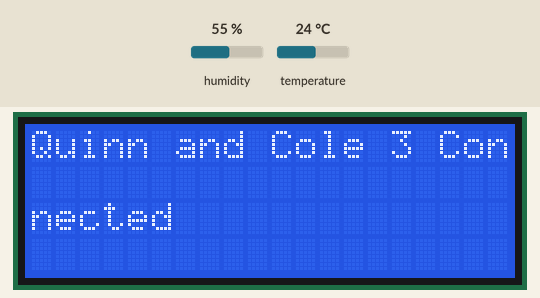
This sketch was run on a simulated ESP32. On the bench: 20×4 character LCD. The inputs (shaded band) are chosen by the test bench; at power-on: humidity 55 %, temperature 24 °C. WiFi joins after 1.5 s; servers stay silent unless stated; the local clock reads 2024-03-15 10:24:30 at power-on unless the sketch sets it; what the sketch prints to the serial monitor is not drawn.

Above: at 1.6 s.
7.9 s: humidity set to 22 %
At 17.5 s:
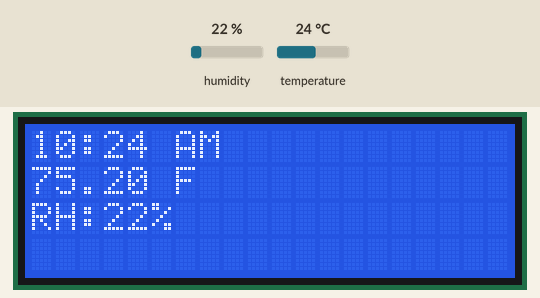
22.9 s: temperature set to 12 °C
At 28.0 s:
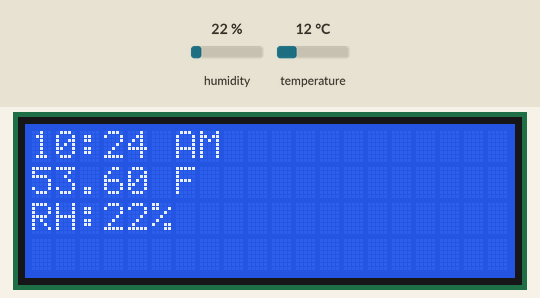
37.9 s: humidity set to 40 %
At 47.8 s:
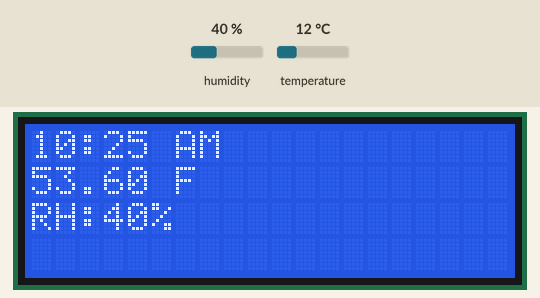
52.9 s: temperature set to 19 °C
At 58.3 s:
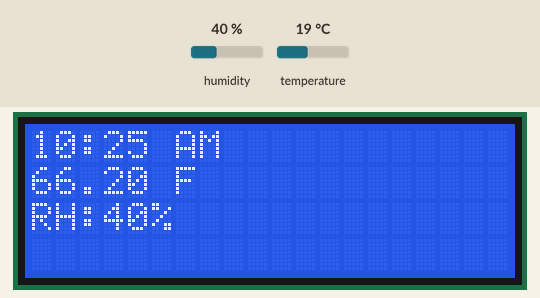
Timing chart, 0 to 59.8 s (numbered marks = the images above; inputs shaded):
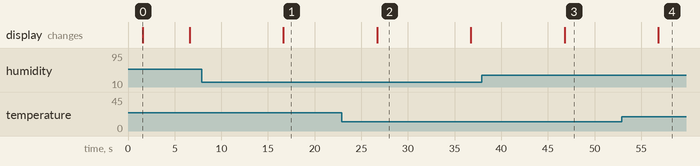

Measured:
- after the input at 7.9 s, the display: changes after 8.8 s (image 1)
- after the input at 22.9 s, the display: changes after 3.8 s (image 2)
- after the input at 37.9 s, the display: changes after 8.9 s (image 3)
- after the input at 52.9 s, the display: changes after 3.9 s (image 4)
- what the display in image 0 shows lasts 5.0 s, from 1.6 s to 6.6 s
- what the display in image 2 shows lasts 10.1 s, from 26.7 s to 36.8 s

The sketch:

LCD_tempF.ino
```cpp
/*Use NodeMCU-32S in adafruit's ESP32
if not available, add the following to File/Preferences/Additional Boards Manaager
https://raw.githubusercontent.com/espressif/arduino-esp32/gh-pages/package_esp32_index.json
*/
#include <LiquidCrystal_I2C.h>
#include "DHT.h"
#include <WiFi.h>
#include "time.h"
#include <WiFiUdp.h>

#define DHTPIN 23     // Digital pin connected to the DHT sensor
#define DHTTYPE DHT11   // DHT 11
// set the LCD number of columns and rows
int lcdColumns = 20;
int lcdRows = 4;

// set LCD address, number of columns and rows
// if you don't know your display address, run an I2C scanner sketch
LiquidCrystal_I2C lcd(0x27, lcdColumns, lcdRows);
DHT dht(DHTPIN, DHTTYPE);
//const char* ssid     = "Quinn and Cole";
const char* ssid     = "Quinn and Cole 3";
const char* password = "ClevelandRocks";

const char* ntpServer = "pool.ntp.org";
const long  gmtOffset_sec = -28800;
int   daylightOffset_sec = 3600;//3600;
const char* streamId   = "tempdata.txt";
char  replyPacket[] = "success!";

WiFiUDP Udp;
unsigned int localPort = 1026;
unsigned int localUDPPort = 1026;
int counter = 0;

void setup() {
  Serial.begin(9600);
  Serial.println(F("Thermostat"));
  dht.begin();
  // initialize LCD
  lcd.init();
  // turn on LCD backlight
  lcd.backlight();
  Serial.print("Connecting to ");
  lcd.setCursor(0, 0);
  lcd.print(ssid);
  Serial.println(ssid);
  WiFi.begin(ssid, password);
  Serial.println(WiFi.status());

 while (WiFi.status() != WL_CONNECTED) {
    delay(500);
    Serial.println(WiFi.status());
  }
  Serial.println("");
  Serial.println("WiFi connected.");
  lcd.print(" Connected");
  delay(5000);
  lcd.setCursor(0,0);
  lcd.print("                          ");

  Udp.begin(localPort);
  IPAddress ip(10, 0, 0, 20); //hardcoded to Raspi
  // Init and get the time
  configTime(gmtOffset_sec, daylightOffset_sec, ntpServer);
  // printLocalTime();
  struct tm timeinfo;
  if (!getLocalTime(&timeinfo)) {
    Serial.println("Failed to obtain time");
  }

}

void loop() {
  counter++;
  //if (counter % 600 == 0)
  Serial.println(WiFi.status());
  if (WiFi.status() != 3 || counter % 100 == 0 )
  { //reset the wifi just in case
    Serial.println("Wifi reconnecting.");
    WiFi.disconnect();
    WiFi.begin(ssid, password);
    while (WiFi.status() != WL_CONNECTED) {
      delay(500);
      Serial.print(".");
    }
    Serial.println("");
    Serial.println("WiFi connected.");
    Udp.begin(localPort);
    IPAddress ip(10, 0, 0, 20); //hardcoded to Raspi
  }
  delay(10000); //10 sec delay
  // set cursor to first column, first row
  // Reading temperature or humidity takes about 250 milliseconds!
  // Sensor readings may also be up to 2 seconds 'old' (its a very slow sensor)
  int h = dht.readHumidity();
  // Read temperature as Celsius (the default)
  float t = dht.readTemperature();
  // Read temperature as Fahrenheit (isFahrenheit = true)
  float f = dht.readTemperature(true);

  // Check if any reads failed and exit early (to try again).
  if (isnan(h) || isnan(t) || isnan(f)) {
    Serial.println(F("Failed to read from DHT sensor!"));
    return;
  }
  struct tm timeinfo;
  if (!getLocalTime(&timeinfo)) {
    Serial.println("Failed to obtain time");
  }
  Serial.println(&timeinfo, "%l:%M %p");
  char time_disp[9];
  strftime(time_disp, 9, "%l:%M %p", &timeinfo);
  Serial.print(F("Humidity: "));
  Serial.print(h);
  Serial.print(F("%  Temperature: "));
  Serial.print(t);
  Serial.print(F("°C "));
  Serial.println(f);
    // print message
  lcd.setCursor(0, 0);
  lcd.print(time_disp);
  //  lcd.setCursor(0,1);
  //  lcd.print("                 ");
  lcd.setCursor(0, 1);
  lcd.print(f);
  lcd.print(" F");
  //  lcd.setCursor(0,2);
  //  lcd.print("               ");
  lcd.setCursor(0, 2);
  lcd.print("RH:");
  lcd.print(h);
  lcd.print("%");
  //send data to UDP
  char f_char[7] = "999.99";
  char rh_char[] = "99";
  dtostrf(f, 6, 2, f_char);
  dtostrf(h, 2, 1, rh_char);
  //  replyPacket = f_char + "," + rh_char
  IPAddress ip(10, 0, 0, 20); //hardcoded to Raspi
  Udp.beginPacket(ip, localUDPPort);
  Udp.print(f);
  Udp.print(",");
  Udp.print(rh_char);
  Udp.endPacket();
}
```
